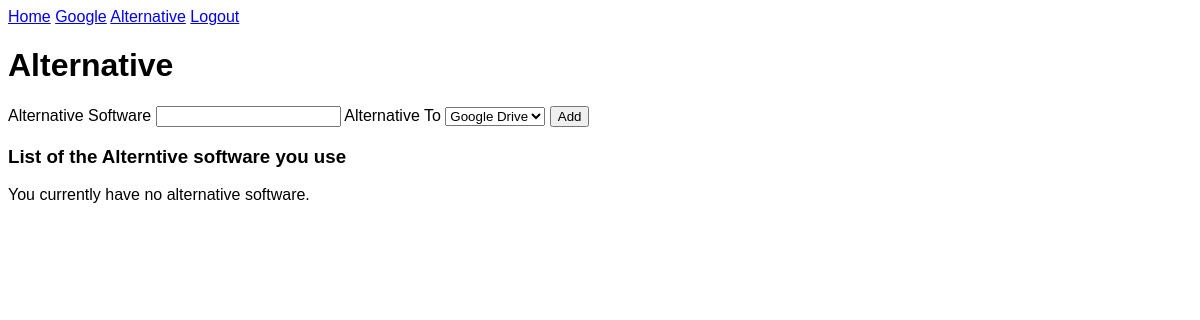
The app's page /alternative/ (signed in), older data.
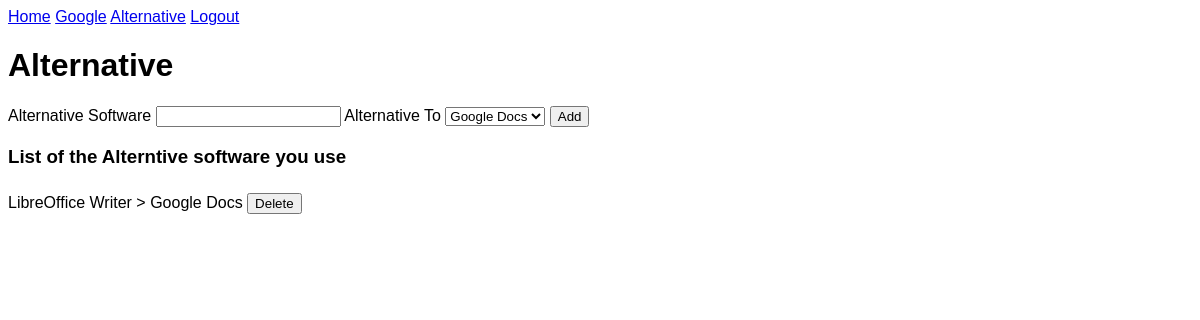
The same page, newer data.
### degoogle_app/models.py (models this page shows, shortened)
class Alternative(db.Model):
    id = db.Column(db.Integer, primary_key=True)
    name = db.Column(db.String(50), nullable=False, unique=True)
    google_id = db.Column(db.Integer, db.ForeignKey("google.id"))
    google = db.relationship("Google", backref="alternative", uselist=False)
    user_id = db.Column(db.Integer, db.ForeignKey("user.id"))
    user = db.relationship("User", backref="alternative")

class Google(db.Model):
    id = db.Column(db.Integer, primary_key=True)
    name = db.Column(db.String(50), nullable=False, unique=True)
    user_id = db.Column(db.Integer, db.ForeignKey("user.id"))
    user = db.relationship("User", backref="google")
    def __repr__(self):
        return self.name

### degoogle_app/alternative/routes.py (the view)
@alternative.route("/", methods=["GET"])
@login_required
def get_alternative_software():
    form = AlternativeForm()
    return render_template("alternative.html.j2", form=form)

### degoogle_app/alternative/forms.py
class AlternativeForm(FlaskForm):
    name = StringField(
        "Alternative Software",
        validators=[DataRequired(), Length(min=3, max=50)],
    )
    alternative = QuerySelectField(
        "Alternative To",
        query_factory=lambda: Google.query.filter(
            Google.user_id == current_user.id
        ).order_by(Google.name),
        allow_blank=False,
        validators=[DataRequired()],
    )
    submit = SubmitField("Add")

### degoogle_app/models.py (called while the page is built)
@login_manager.user_loader
def load_user(user_id):
    return User.query.get(int(user_id))

### degoogle_app/templates/alternative.html.j2 (shortened to what this page needs)
{% extends 'base.html.j2' %}
{% block content %}
<h1>Alternative</h1>
<form method="POST">
  {{ form.name.label }}
  {% if form.name.errors %}
    {{ form.name(class="is-invalid") }}
    <div class="invalid-feedback">
      {% for error in form.name.errors %}
        {{ error }}
      {% endfor %}
    </div>
  {% else %}
    {{ form.name }}
  {% endif %}
  {{ form.alternative.label }}
  {% if form.alternative.errors %}
    {{ form.alternative(class="is-invalid") }}
    <div class="invalid-feedback">
      {% for error in form.alternative.errors %}
        {{ error }}
      {% endfor %}
    </div>
  {% else %}
    {{ form.alternative }}
  {% endif %}
  {{ form.submit }}
</form>
<h3>List of the Alterntive software you use</h3>
{% if current_user.alternative %}
  <div class="softwares">
    {% for software in current_user.alternative %}
      <div class="software">
        <p>{{ software.name }} > {{ software.google.name }}</p>
        <form method="POST" action="{{ url_for('alternative.delete_alternative_software', software_id=software.id) }}">
          <button type="submit">Delete</button>
        </form>
      </div>
    {% endfor %}
  </div>
{% else %}
  <p>You currently have no alternative software.</p>
{% endif %}
{% endblock %}

### degoogle_app/templates/base.html.j2 (shortened to what this page needs)
<!DOCTYPE html>
<html>
<head>
  <link rel="stylesheet" type="text/css" href="{{ url_for('static', filename='main.css') }}">
</head>
<body>
  <nav>
    <a href="/">Home</a>
    {% if current_user.is_authenticated %}
      <a href="/google">Google</a>
      <a href="/alternative">Alternative</a>
      <a href="/logout">Logout</a>
    {% else %}
      <a href="/signup">Sign Up</a>
      <a href="/login">Login</a>
    {% endif %}
  </nav>
  {% block content %}{% endblock %}
</body>
</html>

### degoogle_app/static/main.css (style rules this page uses)
body { font-family: sans-serif; }
.softwares { margin-top: 25px; }
.software { margin: 15px 0; }
.software > * { display: inline; }

Row changes from the older to the newer data that the page shows:
added Alternative: name "LibreOffice Writer", google.name "Google Docs"
Text that changed along with them:
form field alternative: "Google Drive" → "Google Docs"
text no longer shown: "You currently have no alternative software."
